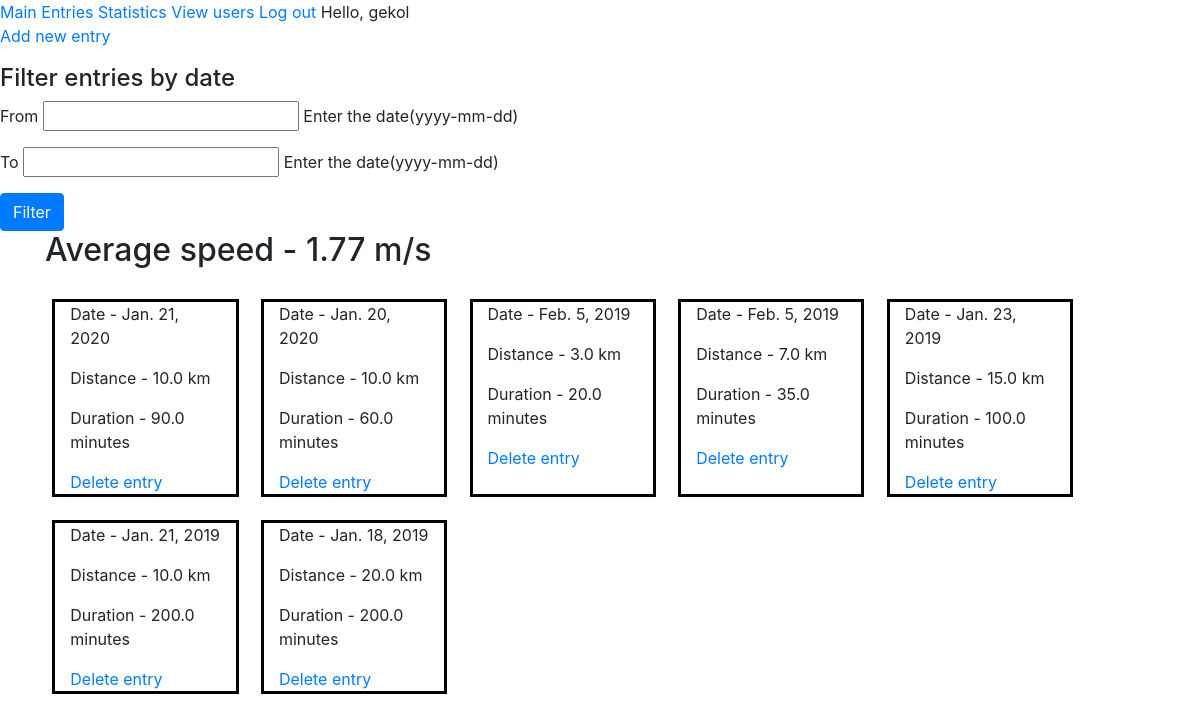
Page /entries (signed in) on the earlier database version.
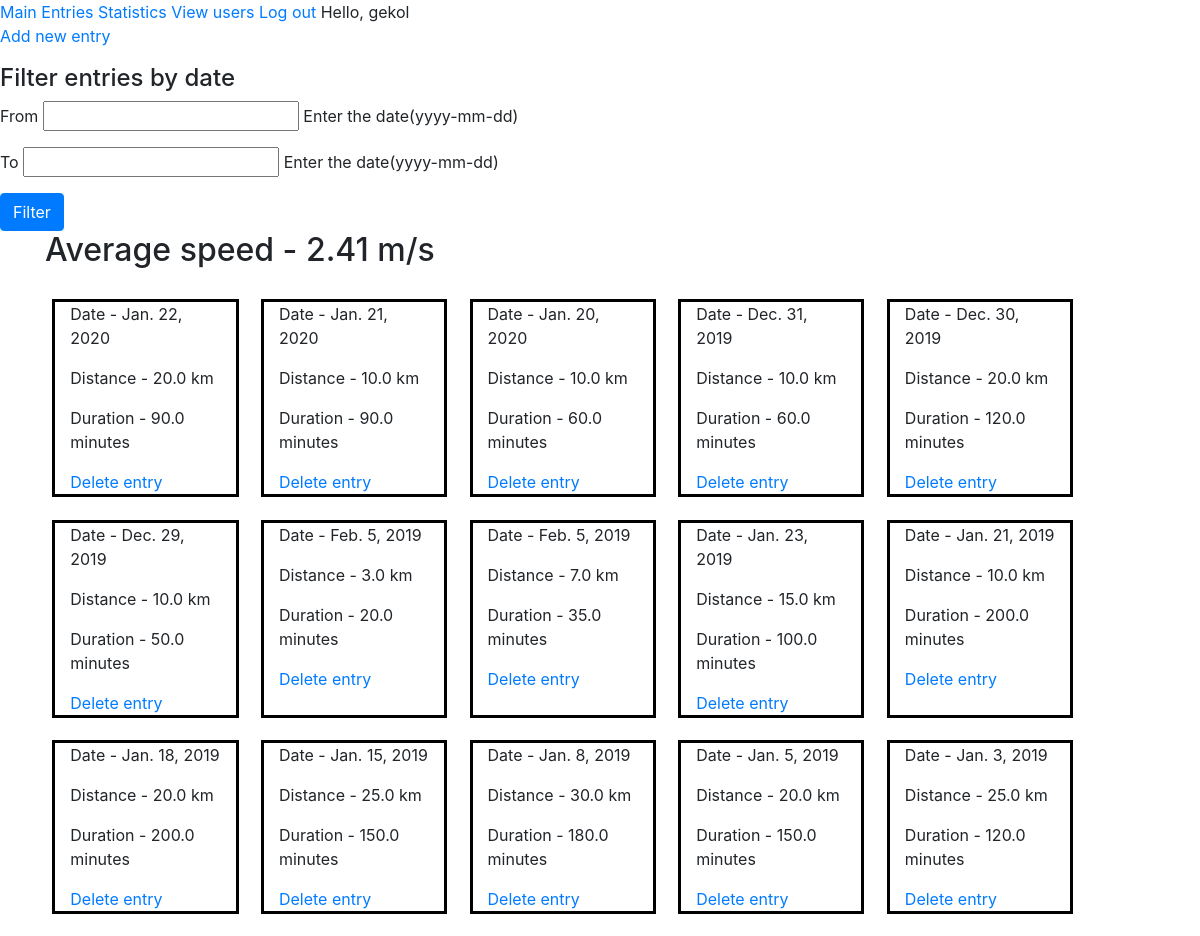
Same page on the later database version.
### entries/models.py (models this page shows, shortened)
class Entry(models.Model):
    date = models.DateField()
    distance = models.FloatField()
    duration = models.FloatField()
    owner = models.ForeignKey(User, on_delete=models.CASCADE)
    class Meta:
        verbose_name_plural = "Entries"

### entries/views.py (the view)
# urls.py: path("entries", views.show_entries, name="entries"),
@login_required(login_url="/users/login")
def show_entries(request):
    from_date = request.GET.get("date_from", None)
    to_date = request.GET.get("date_to", None)
    if from_date and to_date and re.match(r'\d\d\d\d-\d\d-\d\d', from_date) and re.match(r'\d\d\d\d-\d\d-\d\d', to_date):
        entries = Entry.objects.filter(owner=request.user, date__lte=to_date, date__gte=from_date)
    else:
        entries = Entry.objects.filter(owner=request.user).order_by("-date")
    distance = duration = 0
    for entry in entries:
        distance += entry.distance
        duration += entry.duration
    data = {"entries": entries, "form": FilterForm()}
    if entries:
        data["added"] = True
    else:
        data["added"] = False
    if (duration):
        data["average"] = round((distance * 1000) / (duration * 60), 2)
    return render(request, "entries.html", data)

### entries/forms.py
class FilterForm(forms.Form):
    date_from = forms.DateField(label="From", help_text="Enter the date(yyyy-mm-dd)", widget=forms.TextInput(attrs={"class": "datepicker"}))
    date_to = forms.DateField(label="To", help_text="Enter the date(yyyy-mm-dd)", widget=forms.TextInput(attrs={"class": "datepicker"}))

### entries/templates/entries.html (shortened to what this page needs)
{% extends "main_page.html" %}
{% block content %}
<p><a href="add_entry">Add new entry</a></p>
{% if not added %}
    <p>You haven't added any entries yet!</p>
{% else %}
    <h4>Filter entries by date</h4>
    <form id="filter" action="/entries" method="get">
        {% for field in form %}
            <div class="form-group">
                {{ field.label }}
                {{ field }}
                {{ field.help_text }}
            </div>
        {% endfor %}
        <button type="submit" class="btn btn-primary">Filter</button>
        </form>
    <div class="container">
        <h2>Average speed - {{ average }} m/s</h2>
        <div class="row" style="padding: 1%">
            {% for entry in entries %}
                <div class="col-md-2" style="border: 3px black solid; margin: 1%;">
                    <p>Date - {{ entry.date }}</p>
                    <p>Distance - {{ entry.distance }} km</p>
                    <p>Duration - {{ entry.duration }} minutes</p>
                    <a href="{% url 'entries:delete_entry' entry.id %}">Delete entry</a>
                </div>
            {% endfor %}
        </div>
    </div>
{% endif %}
{% endblock %}

### entries/templates/main_page.html (shortened to what this page needs)
{% load static %}
<!DOCTYPE html>
<html lang="en">
<head>
    <link rel="stylesheet" href="https://stackpath.bootstrapcdn.com/bootstrap/4.1.3/css/bootstrap.min.css">
    <link rel="stylesheet" href="https://cdnjs.cloudflare.com/ajax/libs/bootstrap-datepicker/1.9.0/css/bootstrap-datepicker.min.css" />
</head>
<body>
    <a href="/">Main</a>
    {% if user.is_authenticated %}
        <a href="/entries">Entries</a>
        <a href="/statistics">Statistics</a>
        {% if user.is_staff %}
            <a href="/users">View users</a>
        {% endif %}
        <a href="/users/logout">Log out</a>
        <span>Hello, {{ user.username }}</span>
    {% else %}
        <a href="/users/login">Log in</a>
        <a href="/users/register">Register</a>
    {% endif %}
    {% block content %}{% endblock %}
</body>
</html>

Differences in the rows shown:
added Entry: date "Jan. 22, 2020", distance "20.0", duration "90.0"
added Entry: date "Dec. 31, 2019", distance "10.0", duration "60.0"
added Entry: date "Dec. 30, 2019", distance "20.0", duration "120.0"
added Entry: date "Dec. 29, 2019", distance "10.0", duration "50.0"
added Entry: date "Jan. 15, 2019", distance "25.0", duration "150.0"
added Entry: date "Jan. 8, 2019", distance "30.0", duration "180.0"
added Entry: date "Jan. 5, 2019", distance "20.0", duration "150.0"
added Entry: date "Jan. 3, 2019", distance "25.0", duration "120.0"
Other differences:
{{ average }}: "1.77" → "2.41"
